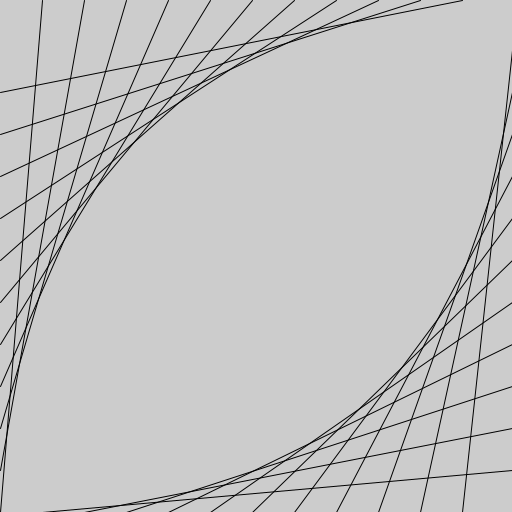
Frame 1 (no input)
Frame 60 (the mouse pressed at the canvas centre just before this capture): identical to frame 1, image omitted
Frame 120 (the mouse held since frame 60 and released just before this capture): identical to frame 1, image omitted

The Processing sketch that drew this single still picture (run headless with seeded random() and noise(); from frame 60 on, the mouse is pressed at the canvas centre):

// Processing sketch: quiz1_2
// ── quiz1_2.pde
int x=512;
int y=512;
void settings(){
    size(x, y);
}

void setup() {
    int m = 12;
    for(int i=1;i<m;i++){
        line(0, y-((i-1)*(y/m)), i*(x/m), 0);
        line(i*(x/m), y, x, y-(i*(y/m)));
    }
}

void draw(){

}
